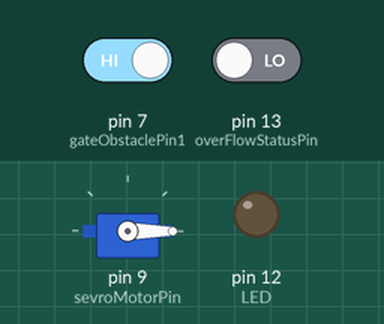
The sketch below on a simulated Arduino Uno, built with avr-gcc and run on an emulated ATmega328P. Parts: servo, output pins drawn as LEDs (lit = HIGH). The test bench sets the inputs (shaded band); at power-on: pin 7 (gateObstaclePin1) HIGH, pin 13 (overFlowStatusPin) LOW.

Above: at 1.6 s.
1.7 s: pin 7 (gateObstaclePin1) driven LOW
At 3.15 s:
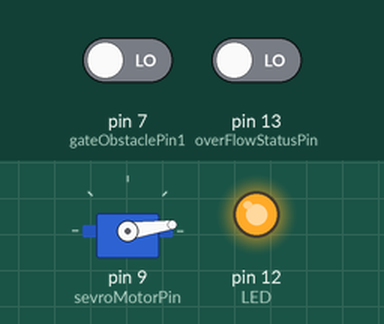
At 5.6 s:
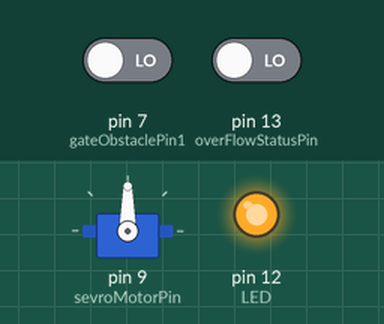
Timing chart, 0 to 10.7 s (numbered marks = the images above; inputs shaded):
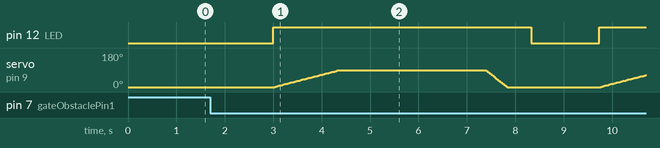

Measured:
- after the input at 1.7 s, pin 12 (LED): LOW → HIGH after 1.3 s, → LOW 5.3 s later, → HIGH 1.4 s later

The sketch:

Project_Main.ino
```cpp
#include <Servo.h>             //Servo library

Servo servo_motor1;        //initialize a servo object for the connected servo
int LED = 12; // Use the onboard Uno LED
int gateObstaclePin1 = 7;  // This is our input pin
int hasObstacle = HIGH;  // HIGH MEANS NO OBSTACLE
int overFlowStatusPin = 13;
int sevroMotorPin = 9;
int angle = 0;

void setup()
{
  servo_motor1.attach(sevroMotorPin);      // attach the signal pin of servo to pin9 of arduino
  servo_motor1.write(0);
  pinMode(LED, OUTPUT);
  pinMode(gateObstaclePin1, INPUT);
  pinMode(overFlowStatusPin, INPUT);
  digitalWrite(LED, LOW);
  Serial.begin(9600);
}

void loop()
{
  while(digitalRead(overFlowStatusPin) == HIGH) delay(1000);
  hasObstacle = digitalRead(gateObstaclePin1); //Reads the output of the obstacle sensor from the 7th PIN of the Digital section of the arduino
  if (hasObstacle == LOW)
  {
    delay(1000);
    //Serial.println("Person at Entry");
    digitalWrite(LED, HIGH);
    openGate();
    digitalWrite(LED, LOW);
  }
  else
  {
    //Serial.println("No person to enters");
    digitalWrite(LED, LOW);
  }
  delay(400);


}

void openGate() {
  angle = 0;

  for(angle = 0; angle <= 90; angle += 1)    // command to move from 0 degrees to 180 degrees
  {
    servo_motor1.write(angle);                 //command to rotate the servo to the specified angle
    delay(15);
  }

  delay(3000);

  for(angle = 90; angle>=0; angle-=1)     // command to move from 180 degrees to 0 degrees
  {
    servo_motor1.write(angle);
    delay(5);
  }

  delay(500);
}
```
